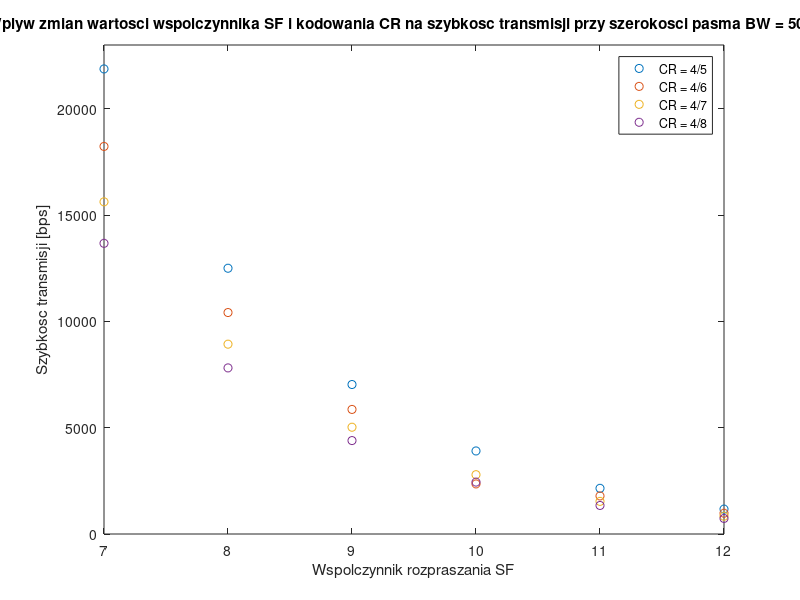
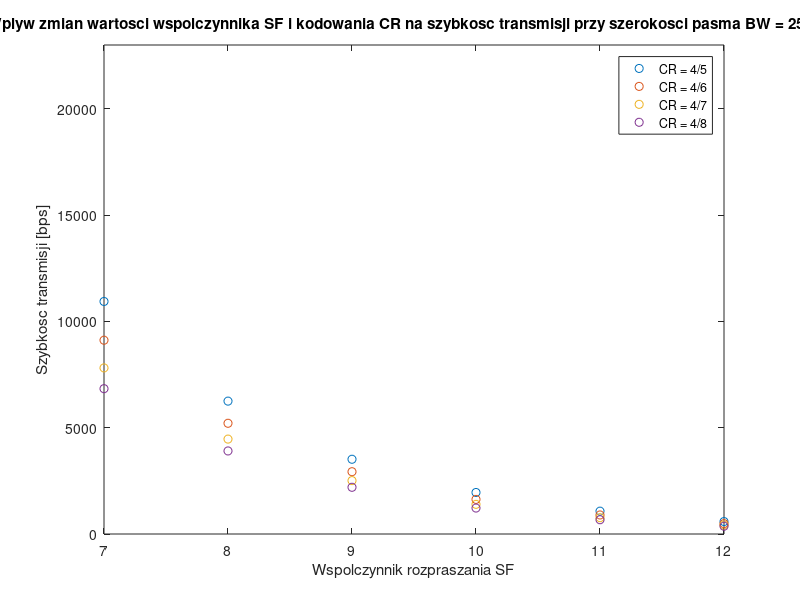
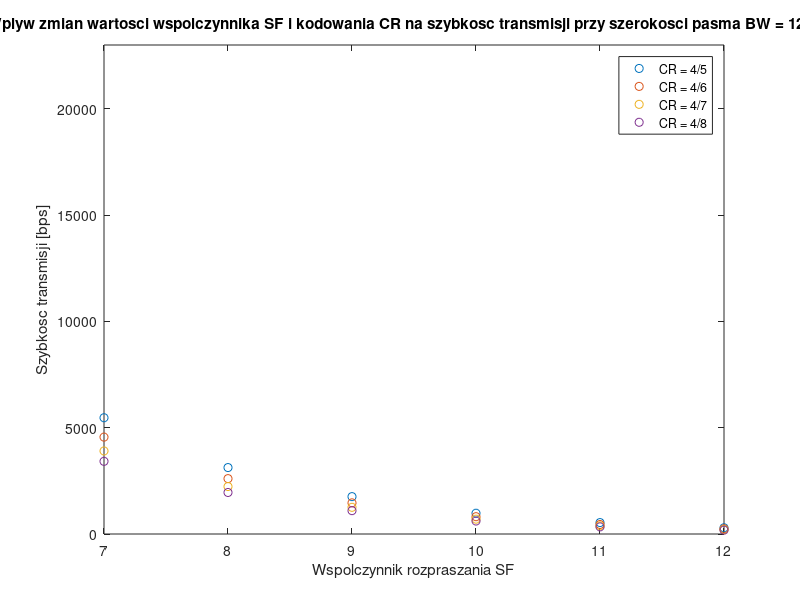
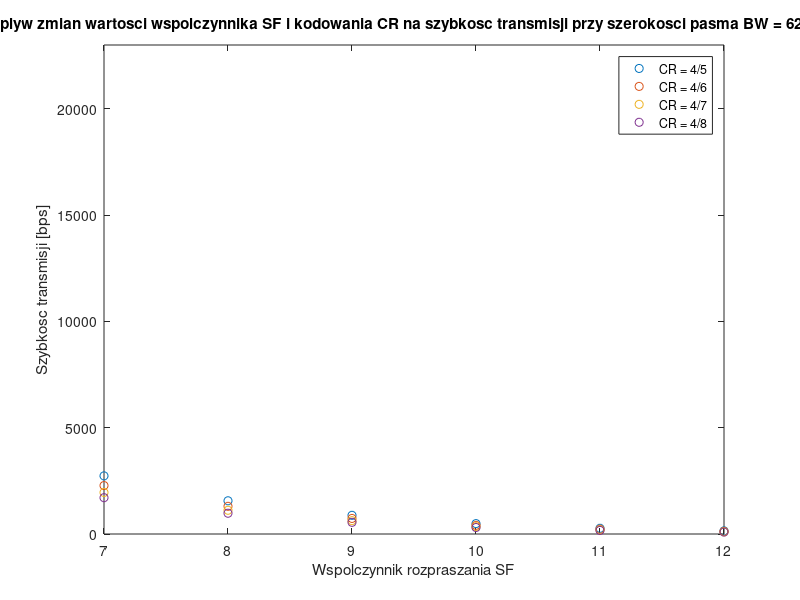

These charts were generated, in order, by the following MATLAB code:
clear all;
close all;
clc;

SF=[7,8,9,10,11,12];  #spreading factor
CR=[4/5,4/6,4/7,4/8]; #coding rate
BW=[62.5,125,250,500];#bandwidth

#Equivalent bitrate BW_CR

#BW 500kHz
bw500_5=[21875,12500,7031.25,3906.25,2148.44,1171.88];
bw500_6=[18229.17,10416.67,5859.38,2355.21,1790.36,976.56];
bw500_7=[15625,8928.57,5022.32,2790.18,1534.6,837.05];
bw500_8=[13671.88,7812.5,4394.53,2441.42,1342.77,732.42];

figure(1);
plot(SF,bw500_5,'o',SF,bw500_6,'o',SF,bw500_7,'o',SF,bw500_8,'o');
title('Wplyw zmian wartosci wspolczynnika SF i kodowania CR na szybkosc transmisji przy szerokosci pasma BW = 500kHz');
xlabel('Wspolczynnik rozpraszania SF');
ylabel('Szybkosc transmisji [bps]');
legend('CR = 4/5','CR = 4/6','CR = 4/7','CR = 4/8');
axis([7 12 0 23000]);

#BW 250kHz
bw250_5=[10937.5,6250,3515.63,1953.13,1074.22,585.94];
bw250_6=[9114.58,5208.33,2929.69,1627.6,895.18,488.28];
bw250_7=[7812.5,4464.29,2511.16,1395.09,767.3,418.94];
bw250_8=[6835.94,3906.25,2197.27,1220.7,671.39,366.21];

figure(2);
plot(SF,bw250_5,'o',SF,bw250_6,'o',SF,bw250_7,'o',SF,bw250_8,'o');
title('Wplyw zmian wartosci wspolczynnika SF i kodowania CR na szybkosc transmisji przy szerokosci pasma BW = 250kHz');
xlabel('Wspolczynnik rozpraszania SF');
ylabel('Szybkosc transmisji [bps]');
legend('CR = 4/5','CR = 4/6','CR = 4/7','CR = 4/8');
axis([7 12 0 23000]);

#BW 125kHz
bw125_5=[5468.75,3125,1757.81,976.56,537.11,292.97];
bw125_6=[4557.29,2604.17,1464.84,813.8,447.59,244.14];
bw125_7=[3906.25,2232.14,1255.58,697.54,383.65,209.26];
bw125_8=[3417.97,1953.13,1098.63,610.35,335.69,183.11];

figure(3);
plot(SF,bw125_5,'o',SF,bw125_6,'o',SF,bw125_7,'o',SF,bw125_8,'o');
title('Wplyw zmian wartosci wspolczynnika SF i kodowania CR na szybkosc transmisji przy szerokosci pasma BW = 125kHz');
xlabel('Wspolczynnik rozpraszania SF');
ylabel('Szybkosc transmisji [bps]');
legend('CR = 4/5','CR = 4/6','CR = 4/7','CR = 4/8');
axis([7 12 0 23000]);

#BW 62.5kHz
bw62_5=[2734.38,1562.5,878.91,488.28,268.55,146.48];
bw62_6=[2278.65,1302.08,732.42,406.9,223.8,122.07];
bw62_7=[1953.13,1116.07,627.79,345.77,191.82,104.63];
bw62_8=[1708.98,976.56,549.32,305.18,167.85,91.55];

figure(4);
plot(SF,bw62_5,'o',SF,bw62_6,'o',SF,bw62_7,'o',SF,bw62_8,'o');
title('Wplyw zmian wartosci wspolczynnika SF i kodowania CR na szybkosc transmisji przy szerokosci pasma BW = 62.5kHz');
xlabel('Wspolczynnik rozpraszania SF');
ylabel('Szybkosc transmisji [bps]');
legend('CR = 4/5','CR = 4/6','CR = 4/7','CR = 4/8');
axis([7 12 0 23000]);

clear all;
close all;
clc;

SF=[7,8,9,10,11,12];
f=868; #MHz

#link_budget_Ptx_BW
link_budget_20_500=[137,140,143,146,148.5,151]; #dB
link_budget_20_250=[140,143,146,149,151.5,154];
link_budget_20_125=[143,146,149,152,154.5,157];
link_budget_20_62 =[146,149,152,155,157.5,160];

log10d=link_budget_20_500-32.44-20*log10(f); #20log10d
d_20_500=10.^(log10d./20);
log10d=link_budget_20_250-32.44-20*log10(f);
d_20_250=10.^(log10d./20);
log10d=link_budget_20_125-32.44-20*log10(f);
d_20_125=10.^(log10d./20);
log10d=link_budget_20_62-32.44-20*log10(f);
d_20_62=10.^(log10d./20);

figure(5);
plot(SF,d_20_500,'o',SF,d_20_250,'o',
     SF,d_20_125,'o',SF,d_20_62,'o');
title('Zasieg systemu LoRa w zaleznosci od wspolczynnika SF,BW dla Ptx=20dBm');
xlabel('Wspolczynnik rozpraszania SF');
ylabel('Zasieg [km]');
legend('BW = 500kHz','BW = 250kHz','BW = 125kHz','BW = 62.5kHz');

link_budget_10_500=[127,130,133,136,138.5,141];
link_budget_10_250=[130,133,136,139,141.5,144];
link_budget_10_125=[133,136,139,142,144.5,147];
link_budget_10_62 =[136,139,142,145,147.5,150];

log10d=link_budget_10_500-32.44-20*log10(f); #20log10d
d_10_500=10.^(log10d./20);
log10d=link_budget_10_250-32.44-20*log10(f);
d_10_250=10.^(log10d./20);
log10d=link_budget_10_125-32.44-20*log10(f);
d_10_125=10.^(log10d./20);
log10d=link_budget_10_62-32.44-20*log10(f);
d_10_62=10.^(log10d./20);

figure(6);
plot(SF,d_10_500,'o',SF,d_10_250,'o',
     SF,d_10_125,'o',SF,d_10_62,'o');
title('Zasieg systemu LoRa w zaleznosci od wspolczynnika SF,BW dla Ptx=10dBm');
xlabel('Wspolczynnik rozpraszania SF');
ylabel('Zasieg [km]');
legend('BW = 500kHz','BW = 250kHz','BW = 125kHz','BW = 62.5kHz');